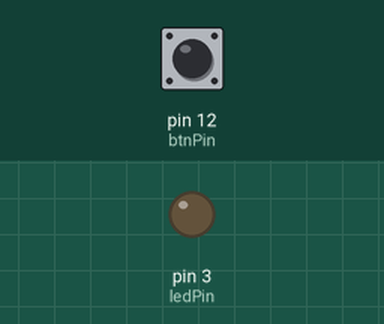
Simulated run of this sketch. Board: Arduino Uno, built with avr-gcc and run on an emulated ATmega328P. Shown: output pins drawn as LEDs (lit = HIGH). Inputs (shaded band) come from the test bench; at power-on: pin 12 (btnPin) LOW.

Above: at 1.2 s.
1.3 s: pin 12 (btnPin) pulled HIGH for 0.15 s
At 1.37 s:
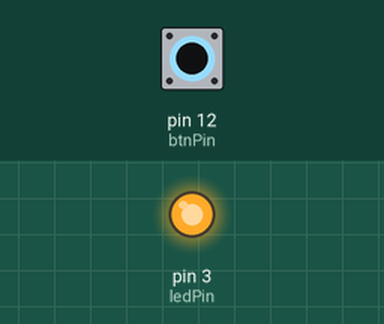
2.9 s: pin 12 (btnPin) pulled HIGH for 3.2 s
At 7.4 s:
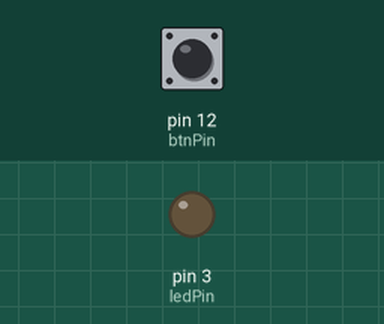
Timing chart, 0 to 8.9 s (numbered marks = the images above; inputs shaded):
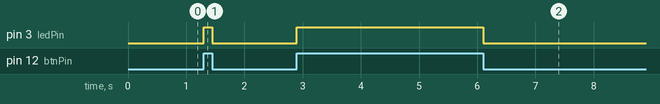

The sketch:

blink.ino
```cpp
int ledPin = 03;
int btnPin = 12;

void setup()
{
  pinMode(ledPin, OUTPUT);
  pinMode(btnPin, INPUT);
}

void loop()
{
  int buttonValue = digitalRead(btnPin);
  if (buttonValue == HIGH)
  {
    // If button pushed, turn LED on
    digitalWrite(ledPin, HIGH);
  }
  else
  {
    // Otherwise, turn the LED off
    digitalWrite(ledPin, LOW);
  }

}
```

Measured:
- after the input at 1.3 s, pin 3 (ledPin): LOW → HIGH at once, → LOW 0.15 s later
- after the input at 2.9 s, pin 3 (ledPin): LOW → HIGH at once, → LOW 3.2 s later
